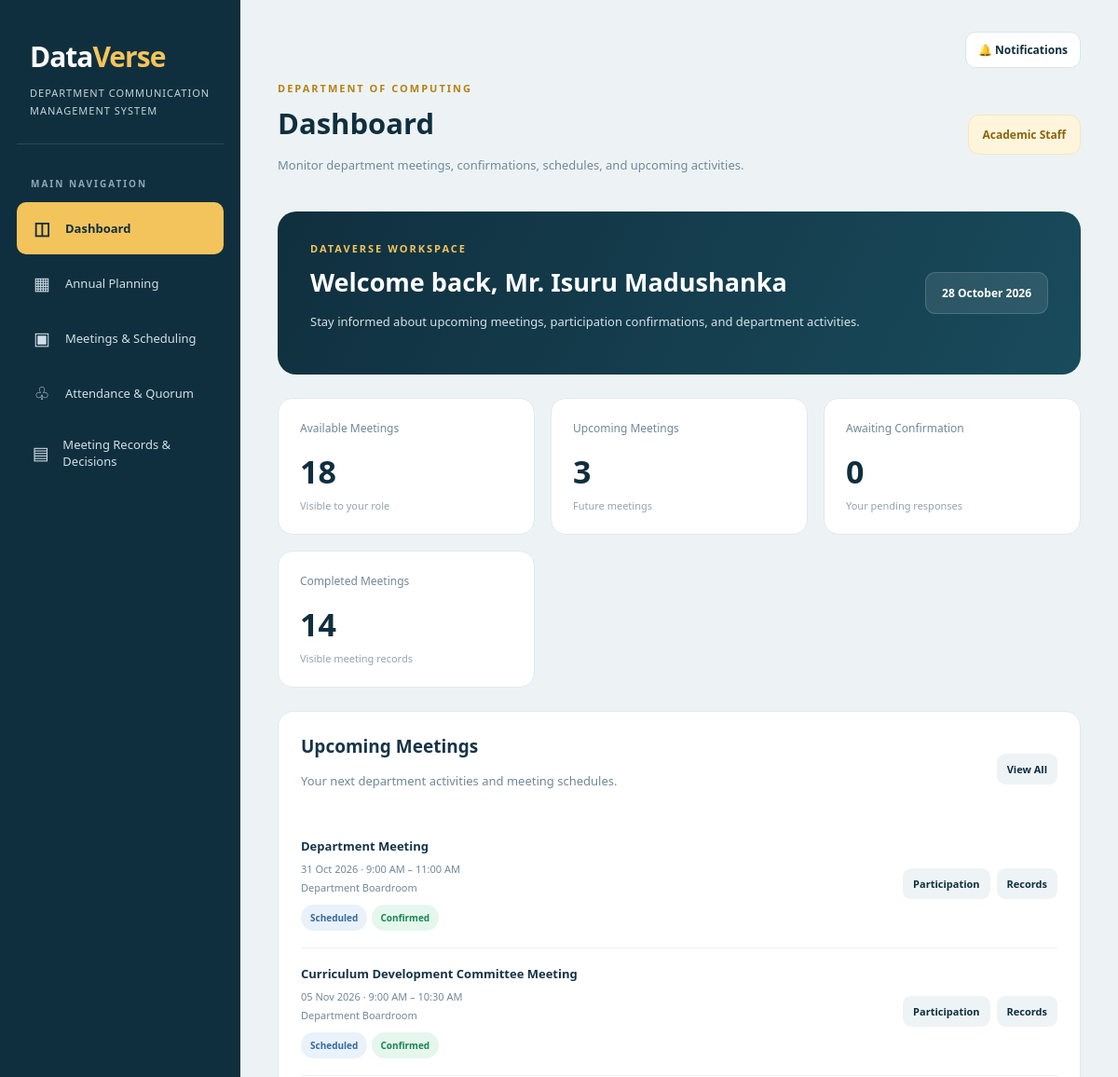
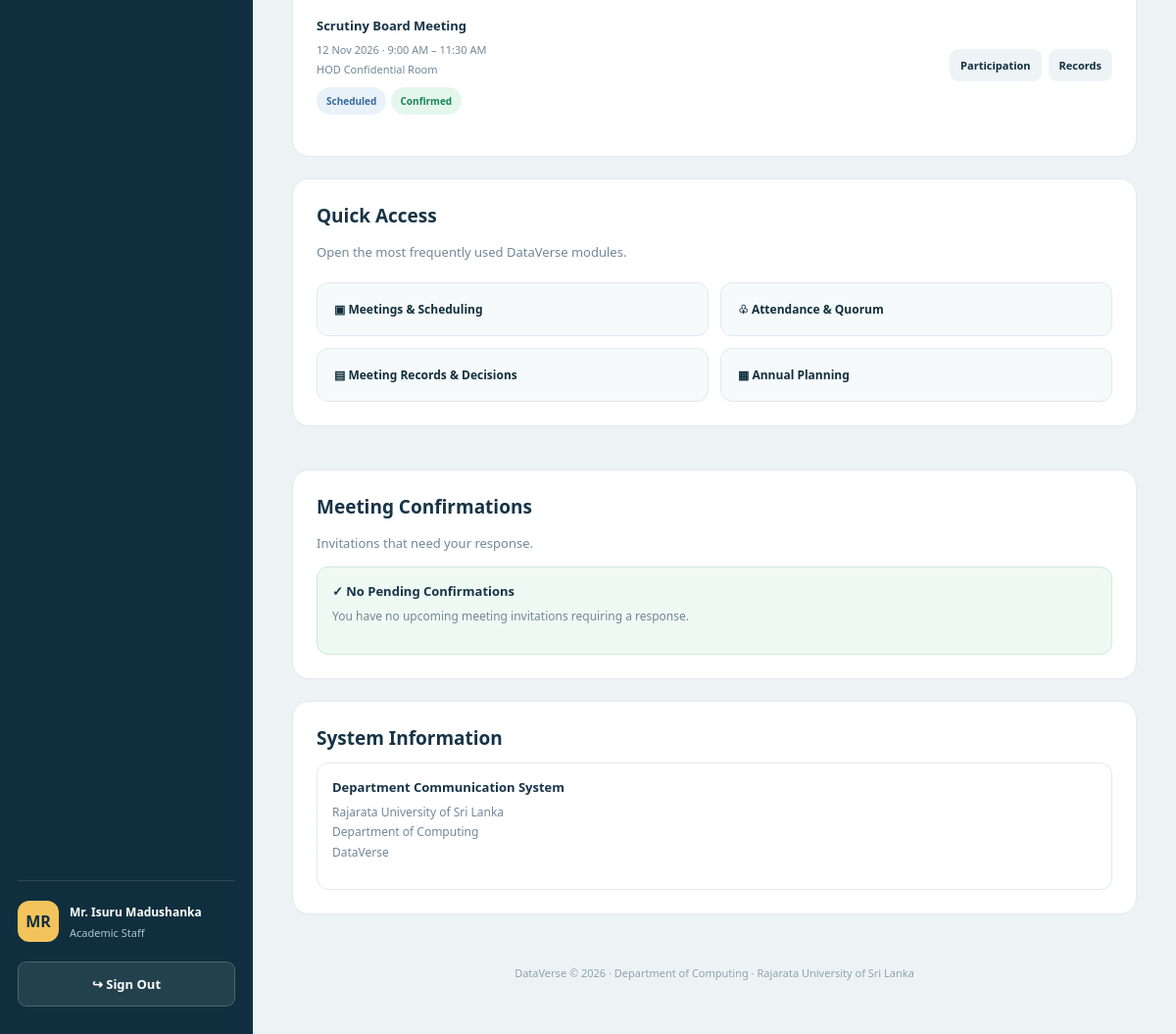
Screenshot of /dashboard.php (signed in) with the database file from the repository (2 pictures, top to bottom).
### tables this page shows
CREATE TABLE Meeting (
    MeetingId        VARCHAR(10)  NOT NULL,
    IsFixed          VARCHAR(5)   NOT NULL DEFAULT 'No',
    PlannedDate      DATE         NOT NULL,
    ActualDate       DATE         NULL DEFAULT NULL,
    StartTime        TIME         NOT NULL DEFAULT '09:00:00',
    EndTime          TIME         NOT NULL DEFAULT '10:30:00',
    Venue            VARCHAR(100) NOT NULL DEFAULT 'Department Boardroom',
    Meeting_Status   VARCHAR(20)  NOT NULL DEFAULT 'Scheduled',
    RescheduleReason VARCHAR(255) NULL DEFAULT NULL,
    TypeID           VARCHAR(10)  NOT NULL,
    PlanID           VARCHAR(10)  NULL DEFAULT NULL,
    UserID           VARCHAR(10)  NOT NULL,
    Agenda_id        VARCHAR(10)  NULL DEFAULT NULL,

    PRIMARY KEY (MeetingId),
    CONSTRAINT uq_meeting_agenda UNIQUE (Agenda_id),

    CONSTRAINT fk_meeting_type FOREIGN KEY (TypeID)
        REFERENCES MeetingType (TypeID)
        ON DELETE RESTRICT
        ON UPDATE CASCADE,
    CONSTRAINT fk_meeting_yearplan FOREIGN KEY (PlanID)
        REFERENCES YearPlan (PlanID)
        ON DELETE SET NULL
        ON UPDATE CASCADE,
    CONSTRAINT fk_meeting_hod FOREIGN KEY (UserID)
        REFERENCES HOD (UserID)
        ON DELETE RESTRICT
        ON UPDATE CASCADE,
    CONSTRAINT fk_meeting_agenda FOREIGN KEY (Agenda_id)
        REFERENCES Agenda (Agenda_id)
        ON DELETE SET NULL
        ON UPDATE CASCADE,

    CONSTRAINT chk_meeting_isfixed CHECK (IsFixed IN ('Yes', 'No')),
    CONSTRAINT chk_meeting_time_order CHECK (EndTime > StartTime),
    CONSTRAINT chk_meeting_venue_nonempty CHECK (CHAR_LENGTH(TRIM(Venue)) > 0),
    CONSTRAINT chk_meeting_status CHECK (
        Meeting_Status IN ('Planned', 'Scheduled', 'Completed', 'Postponed', 'Cancelled')
    ),
    CONSTRAINT chk_meeting_status_actualdate CHECK (
        (Meeting_Status = 'Completed' AND ActualDate IS NOT NULL)
        OR (Meeting_Status IN ('Planned', 'Scheduled', 'Postponed', 'Cancelled') AND ActualDate IS NULL)
    ),

    INDEX idx_meeting_planned_date (PlannedDate),
    INDEX idx_meeting_venue_slot (PlannedDate, Venue, StartTime, EndTime),
    INDEX idx_meeting_type_status_date (TypeID, Meeting_Status, PlannedDate),
    INDEX idx_meeting_plan_status (PlanID, Meeting_Status),
    INDEX idx_meeting_hod (UserID)
);

CREATE TABLE MeetingType (
    TypeID           VARCHAR(10)  NOT NULL,
    Name             VARCHAR(120) NOT NULL,
    ShortName        VARCHAR(15)  NOT NULL,
    IsPrivate        VARCHAR(5)   NOT NULL DEFAULT 'No',
    TargetFrequency  INT          NOT NULL,
    CategoryGroup    VARCHAR(30)  NOT NULL DEFAULT 'Academic',
    FrequencyLabel   VARCHAR(80)  NOT NULL,
    Semester01       CHAR(1)      NOT NULL DEFAULT 'Y',
    Semester02       CHAR(1)      NOT NULL DEFAULT 'Y',
    ScheduledMonths  VARCHAR(60)  NOT NULL,
    CalendarColorHex CHAR(7)      NOT NULL DEFAULT '#3B82F6',

    PRIMARY KEY (TypeID),
    CONSTRAINT uq_meeting_type_name UNIQUE (Name),
    CONSTRAINT chk_meeting_type_isprivate CHECK (IsPrivate IN ('Yes', 'No')),
    CONSTRAINT chk_meeting_type_freq CHECK (TargetFrequency > 0),
    CONSTRAINT chk_meeting_type_category CHECK (
        CategoryGroup IN ('Academic', 'Administrative', 'External/Industry', 'Student-Centric')
    ),
    CONSTRAINT chk_meeting_type_sem1 CHECK (Semester01 IN ('Y', 'N')),
    CONSTRAINT chk_meeting_type_sem2 CHECK (Semester02 IN ('Y', 'N')),
    CONSTRAINT chk_meeting_type_color CHECK (CalendarColorHex LIKE '#______'),
    INDEX idx_meeting_type_category (CategoryGroup),
    INDEX idx_meeting_type_shortname (ShortName)
);

### dashboard.php (the view, shortened to what the rows shown need)
<?php
require_once __DIR__ . '/config.php';
function h($value) {
    return htmlspecialchars((string)($value ?? ''), ENT_QUOTES | ENT_SUBSTITUTE, 'UTF-8');
}
function displayDate($date) {
    return $date ? date('d M Y', strtotime($date)) : 'Not set';
}
function displayTime($time) {
    return $time ? date('g:i A', strtotime($time)) : 'TBA';
}
function meetingAccessible($meeting, $role) {
    $assigned = $meeting['AssignedUser'] !== null;
    if ($role === 'AcademicStaff') {
        return $assigned;
    }
    return false;
}
function canConfirmMeeting($meeting, $role) {
    return $meeting['AssignedUser'] !== null ||
        ($role === 'StudentCoordinator' && $meeting['ShortName'] === 'DM');
}
function isPendingConfirmation($meeting, $role) {
    return canConfirmMeeting($meeting, $role) &&
        !in_array($meeting['MyConfirmation'], ['Confirmed', 'Declined'], true);
}
$userId = (string)$_SESSION['user_id'];
$userName = (string)($_SESSION['user_name'] ?? 'Team Member');
$role = (string)$_SESSION['user_role'];
$today = date('Y-m-d');
$upcoming = [];
try {
    $sql = "
        SELECT
            m.MeetingId,
            m.PlannedDate,
            m.ActualDate,
            m.StartTime,
            m.EndTime,
            m.Venue,
            m.Meeting_Status,
            m.Agenda_id,
            mt.Name AS MeetingName,
            mt.ShortName,
            mt.IsPrivate,
            a.UserID AS AssignedUser,
            a.Att_Status AS MyAttendance,
            COALESCE(mc.Confirmation_Status, 'Pending') AS MyConfirmation,
            ag.Name AS AgendaName
        FROM Meeting m
        JOIN MeetingType mt ON mt.TypeID = m.TypeID
        LEFT JOIN Attends a
            ON a.MeetingId = m.MeetingId AND a.UserID = ?
        LEFT JOIN MeetingConfirmation mc
            ON mc.MeetingId = m.MeetingId AND mc.UserID = ?
        LEFT JOIN Agenda ag ON ag.Agenda_id = m.Agenda_id
        ORDER BY m.PlannedDate ASC, m.StartTime ASC
    ";
    $stmt = $conn->prepare($sql);
    $stmt->bind_param('ss', $userId, $userId);
    $stmt->execute();
    $result = $stmt->get_result();
    while ($meeting = $result->fetch_assoc()) {
        if (!meetingAccessible($meeting, $role)) {
            continue;
        }
        if (
            $meeting['PlannedDate'] >= $today &&
            !in_array($meeting['Meeting_Status'], ['Completed', 'Cancelled'], true)
        ) {
            $upcoming[] = $meeting;
        }
    }
} catch (Throwable $e) {
    error_log('Dashboard meeting error: ' . $e->getMessage());
    $error = 'Unable to load some dashboard information.';
}
$nextMeetings = array_slice($upcoming, 0, 6);
?>
<!DOCTYPE html>
<html lang="en">
<head>
</head>
<body>
<main class="main">
    <header class="topbar">
        <div>
            <h1>Dashboard</h1>
        </div>
    </header>
    <section class="hero">
        <div>
            <h2>Welcome back, <?= h($userName) ?></h2>
        </div>
    </section>
    <div class="content-grid">
        <div class="content-column">
            <section class="card">
                <div class="card-header">
                    <div>
                        <h2>Upcoming Meetings</h2>
                    </div>
                </div>
                <?php foreach ($nextMeetings as $meeting): ?>
                    <?php $needsResponse = isPendingConfirmation($meeting, $role); ?>
                    <div class="meeting-item">
                        <div>
                            <div class="meeting-name">
                                <?= h($meeting['MeetingName']) ?>
                            </div>
                            <div class="meeting-meta">
                                <?= h(displayDate($meeting['PlannedDate'])) ?>
                                ·
                                <?= h(displayTime($meeting['StartTime'])) ?>
                                –
                                <?= h(displayTime($meeting['EndTime'])) ?>
                                <br>
                                <?= h($meeting['Venue']) ?>
                            </div>
                            <div style="margin-top:8px">
                                <span class="badge blue">
                                    <?= h($meeting['Meeting_Status']) ?>
                                </span>
                                <?php if ($needsResponse): ?>
                                    <span class="badge gold">
                                        Confirmation Pending
                                    </span>
                                <?php elseif ($meeting['MyConfirmation'] === 'Confirmed'): ?>
                                    <span class="badge green">
                                        Confirmed
                                    </span>
                                <?php endif; ?>
                            </div>
                        </div>
                        <div class="meeting-actions">
                            <a href="participation.php?meeting_id=<?= urlencode($meeting['MeetingId']) ?>"
                               class="button <?= $needsResponse ? 'gold' : 'outline' ?> small">
                                <?= $needsResponse ? 'Confirm Now' : 'Participation' ?>
                            </a>
                            <a href="documents.php?meeting_id=<?= urlencode($meeting['MeetingId']) ?>"
                               class="button outline small">
                                Records
                            </a>
                        </div>
                    </div>
                <?php endforeach; ?>
            </section>
            <section class="card">
                <h2>Quick Access</h2>
            </section>
        </div>
        <div class="content-column">
            <section class="card">
                <h2>Meeting Confirmations</h2>
            </section>
            <section class="card">
                <h2>System Information</h2>
            </section>
        </div>
    </div>
</main>
</body>
</html>

### rows the page displays
meeting: TypeID.Name "Department Meeting", PlannedDate "31 Oct 2026", StartTime "9:00 AM", EndTime "11:00 AM", Venue "Department Boardroom", Meeting_Status "Scheduled"
meeting: TypeID.Name "Curriculum Development Committee Meeting", PlannedDate "05 Nov 2026", StartTime "9:00 AM", EndTime "10:30 AM", Venue "Department Boardroom", Meeting_Status "Scheduled"
meeting: TypeID.Name "Scrutiny Board Meeting", PlannedDate "12 Nov 2026", StartTime "9:00 AM", EndTime "11:30 AM", Venue "HOD Confidential Room", Meeting_Status "Scheduled"

### other values shown
$item[2] "◫"
$item[0] "Dashboard"
$item[2] "▦"
$item[0] "Annual Planning"
$item[2] "▣"
$item[0] "Meetings & Scheduling"
$item[2] "♧"
$item[0] "Attendance & Quorum"
$item[2] "▤"
$item[0] "Meeting Records & Decisions"
$initials "MR"
$userName "Mr. Isuru Madushanka"
$roleNames[$role] "Academic Staff"
$stat[0] "Available Meetings"
$stat[1] "18"
